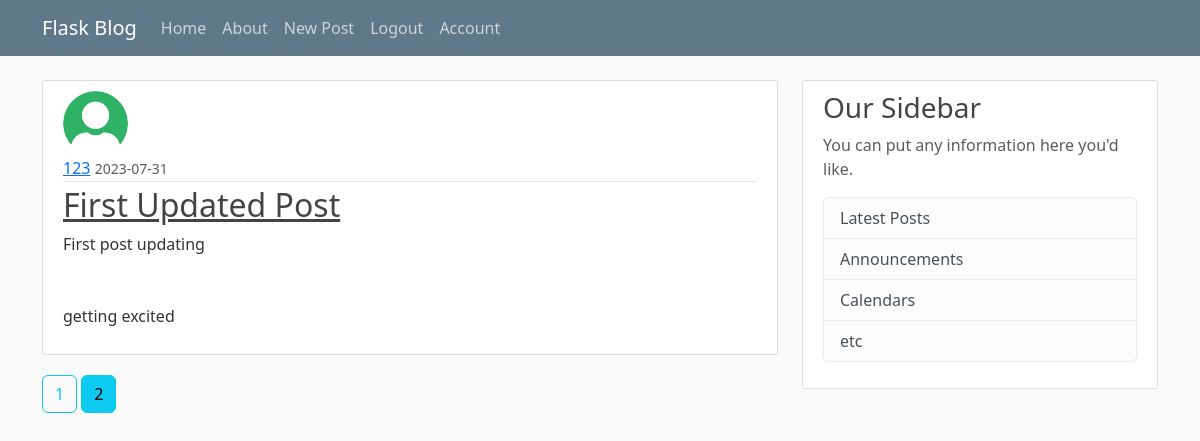
/home?page=2 (signed in), run on the app's committed database.
### app/models.py (models this page shows, shortened)
class Post(db.Model):
    id=db.Column(db.Integer, primary_key=True)
    title=db.Column(db.String(100),nullable=False)
    date_posted=db.Column(db.DateTime,nullable=False, default=datetime.utcnow)
    content=db.Column(db.Text, nullable=False)
    user_id=db.Column(db.Integer, db.ForeignKey('user.id'), nullable=False)

class User(db.Model, UserMixin):
    id=db.Column(db.Integer, primary_key=True)
    username=db.Column(db.String(20), unique=True, nullable=False)
    email=db.Column(db.String(120), unique=True, nullable=False)
    image_file=db.Column(db.String(20), nullable=False, default='default_pic.png')
    password=db.Column(db.String(60), nullable=False)
    posts=db.relationship('Post', backref='author', lazy=True)

### app/main/routes.py (the view)
@main.route("/")
@main.route("/home")
def home():
    page=request.args.get('page', 1, type=int)
    posts=Post.query.order_by(Post.date_posted.desc()).paginate(page=page, per_page=5)
    return render_template("home.html", posts=posts)

### app/models.py (called while the page is built)
@login_manager.user_loader
def load_user(user_id):
    return User.query.get(int(user_id))

### app/templates/home.html
{% extends "layout.html" %}
{% block content %}
    {% for post in posts.items %}
    <article class="media content-section">
      <img class="rounded-circle article-img" src="{{ url_for('static', filename='profile_pics/' + post.author.image_file)}}">
        <div class="media-body">
          <div class="article-metadata">
            <a class="mr-2" href="{{url_for('users.user_posts', username=post.author.username)}}">{{ post.author.username }}</a>
            <small class="text-muted">{{ post.date_posted.strftime('%Y-%m-%d') }}</small>
          </div>
          <h2><a class="article-title" href="{{url_for('posts.post', post_id=post.id)}}">{{ post.title }}</a></h2>
          <p class="article-content">{{ post.content }}</p>
        </div>
      </article>
    {% endfor %}
    {% for page_num in posts.iter_pages(left_edge=1, right_edge=1, left_current=1, right_current=2) %}
      {% if page_num %}
        {% if posts.page==page_num %}
          <a class="btn btn-info mb-4" href="{{url_for('main.home', page=page_num)}}">{{page_num}}</a>
        {% else %}
          <a class="btn btn-outline-info mb-4" href="{{url_for('main.home', page=page_num)}}">{{page_num}}</a>
        {% endif %}
      {% else %}
      pass
      {% endif %}
    {% endfor %}
{% endblock content %}

### app/static/main.css (style rules this page uses)
body { background: #fafafa; color: #333333; margin-top: 5rem; }
h1, h2, h3, h4, h5, h6 { color: #444444; }
.content-section { background: #ffffff; padding: 10px 20px; border: 1px solid #dddddd; border-radius: 3px; margin-bottom: 20px; }
.article-title { color: #444444; }
.article-content { white-space: pre-line; }
.article-img { height: 65px; width: 65px; margin-right: 16px; }
.article-metadata { padding-bottom: 1px; margin-bottom: 4px; border-bottom: 1px solid #e3e3e3 }

### data on the page
Post: image_file (picture), author.username "123", date_posted "2023-07-31", title "First Updated Post", content "First post updating getting excited"

### other printed values
{{ page_num }} "1"
{{ page_num }} "2"
